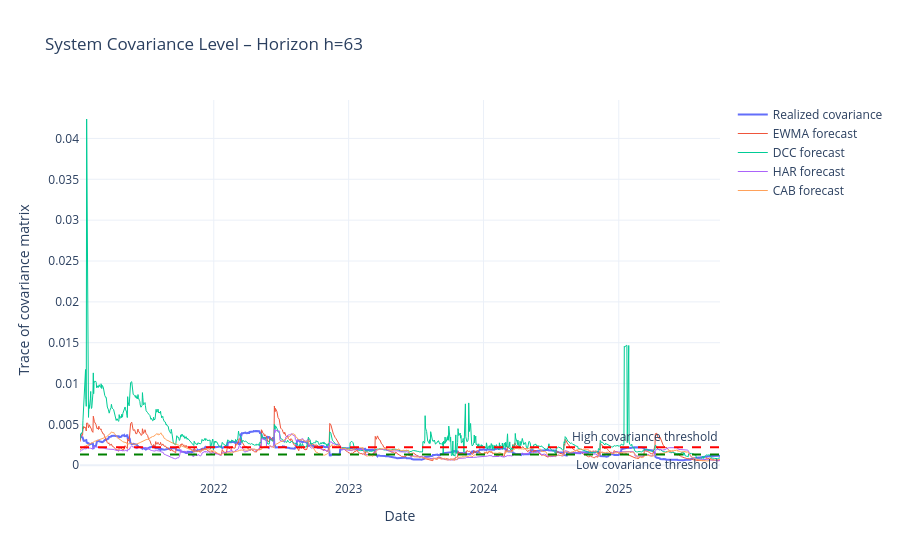

Source (notebook cell):
### Code cell
# ============================================
# System covariance level (trace of matrix)
# ============================================

# Realized covariance level
realized_cov = proxy.apply(
    lambda row: np.trace(row_to_matrix(row, n_assets)),
    axis=1
)

# Model covariance forecasts
model_cov = {
    model: models[model].apply(
        lambda row: np.trace(row_to_matrix(row, n_assets)),
        axis=1
    )
    for model in models
}

cov_df = pd.DataFrame({
    "Realized": realized_cov,
    **model_cov
}).dropna()


# ============================================
# Define covariance thresholds
# ============================================

low_cov_threshold = cov_df["Realized"].quantile(0.25)
high_cov_threshold = cov_df["Realized"].quantile(0.75)

print("Low covariance threshold:", low_cov_threshold)
print("High covariance threshold:", high_cov_threshold)


# ============================================
# Plot covariance level
# ============================================

import plotly.graph_objects as go

fig = go.Figure()

# Realized covariance
fig.add_trace(go.Scatter(
    x=cov_df.index,
    y=cov_df["Realized"],
    mode="lines",
    name="Realized covariance",
    line=dict(width=2)
))

# Model forecasts
for model in models:
    fig.add_trace(go.Scatter(
        x=cov_df.index,
        y=cov_df[model],
        mode="lines",
        name=f"{model} forecast",
        line=dict(width=1)
    ))

# Low covariance threshold
fig.add_hline(
    y=low_cov_threshold,
    line_dash="dash",
    line_color="green",
    annotation_text="Low covariance threshold",
    annotation_position="bottom right"
)

# High covariance threshold
fig.add_hline(
    y=high_cov_threshold,
    line_dash="dash",
    line_color="red",
    annotation_text="High covariance threshold",
    annotation_position="top right"
)

fig.update_layout(
    title=f"System Covariance Level – Horizon h={H}",
    xaxis_title="Date",
    yaxis_title="Trace of covariance matrix",
    hovermode="x unified",
    template="plotly_white"
)

fig.show()

### Figure 1 — Plotly figure (JSON) as saved in the notebook; plotly's stock layout.template omitted (floating-point values rounded to 4 significant figures; data arrays with more than 128 entries replaced by an {"elided": "..."} marker saying what was removed)
{"data": [{"line": {"width": 2}, "mode": "lines", "name": "Realized covariance", "type": "scatter", "x": {"elided": "1193 str values"}, "y": {"elided": "1193 float values"}}, {"line": {"width": 1}, "mode": "lines", "name": "EWMA forecast", "type": "scatter", "x": {"elided": "1193 str values"}, "y": {"elided": "1193 float values"}}, {"line": {"width": 1}, "mode": "lines", "name": "DCC forecast", "type": "scatter", "x": {"elided": "1193 str values"}, "y": {"elided": "1193 float values"}}, {"line": {"width": 1}, "mode": "lines", "name": "HAR forecast", "type": "scatter", "x": {"elided": "1193 str values"}, "y": {"elided": "1193 float values"}}, {"line": {"width": 1}, "mode": "lines", "name": "CAB forecast", "type": "scatter", "x": {"elided": "1193 str values"}, "y": {"elided": "1193 float values"}}], "layout": {"annotations": [{"showarrow": false, "text": "Low covariance threshold", "x": 1, "xanchor": "right", "xref": "x domain", "y": 0.001321, "yanchor": "top", "yref": "y"}, {"showarrow": false, "text": "High covariance threshold", "x": 1, "xanchor": "right", "xref": "x domain", "y": 0.002217, "yanchor": "bottom", "yref": "y"}], "hovermode": "x unified", "shapes": [{"line": {"color": "green", "dash": "dash"}, "type": "line", "x0": 0, "x1": 1, "xref": "x domain", "y0": 0.001321, "y1": 0.001321, "yref": "y"}, {"line": {"color": "red", "dash": "dash"}, "type": "line", "x0": 0, "x1": 1, "xref": "x domain", "y0": 0.002217, "y1": 0.002217, "yref": "y"}], "title": {"text": "System Covariance Level – Horizon h=63"}, "xaxis": {"title": {"text": "Date"}}, "yaxis": {"title": {"text": "Trace of covariance matrix"}}}}
